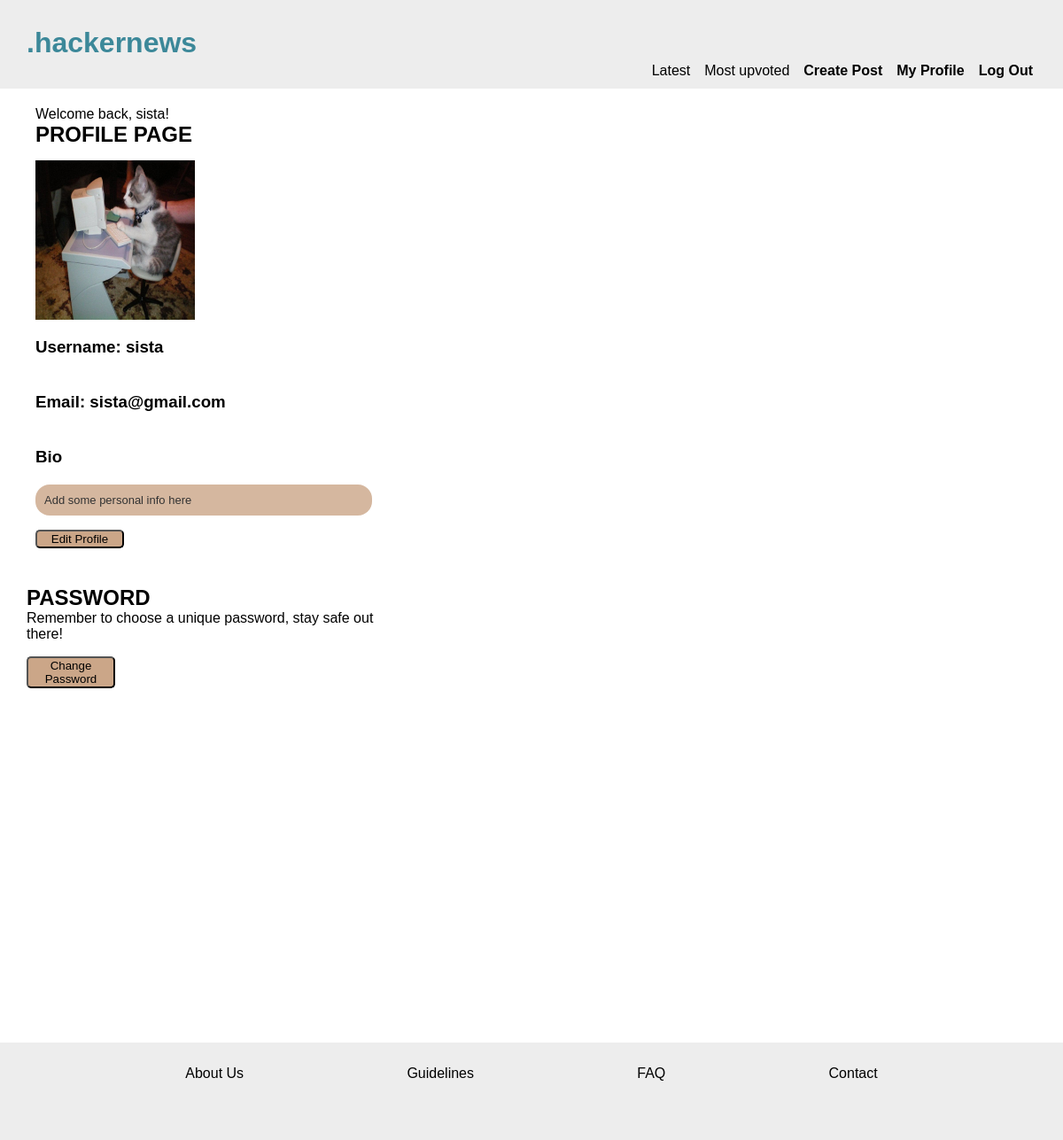
Page /profile.php (signed in) on the earlier database version.
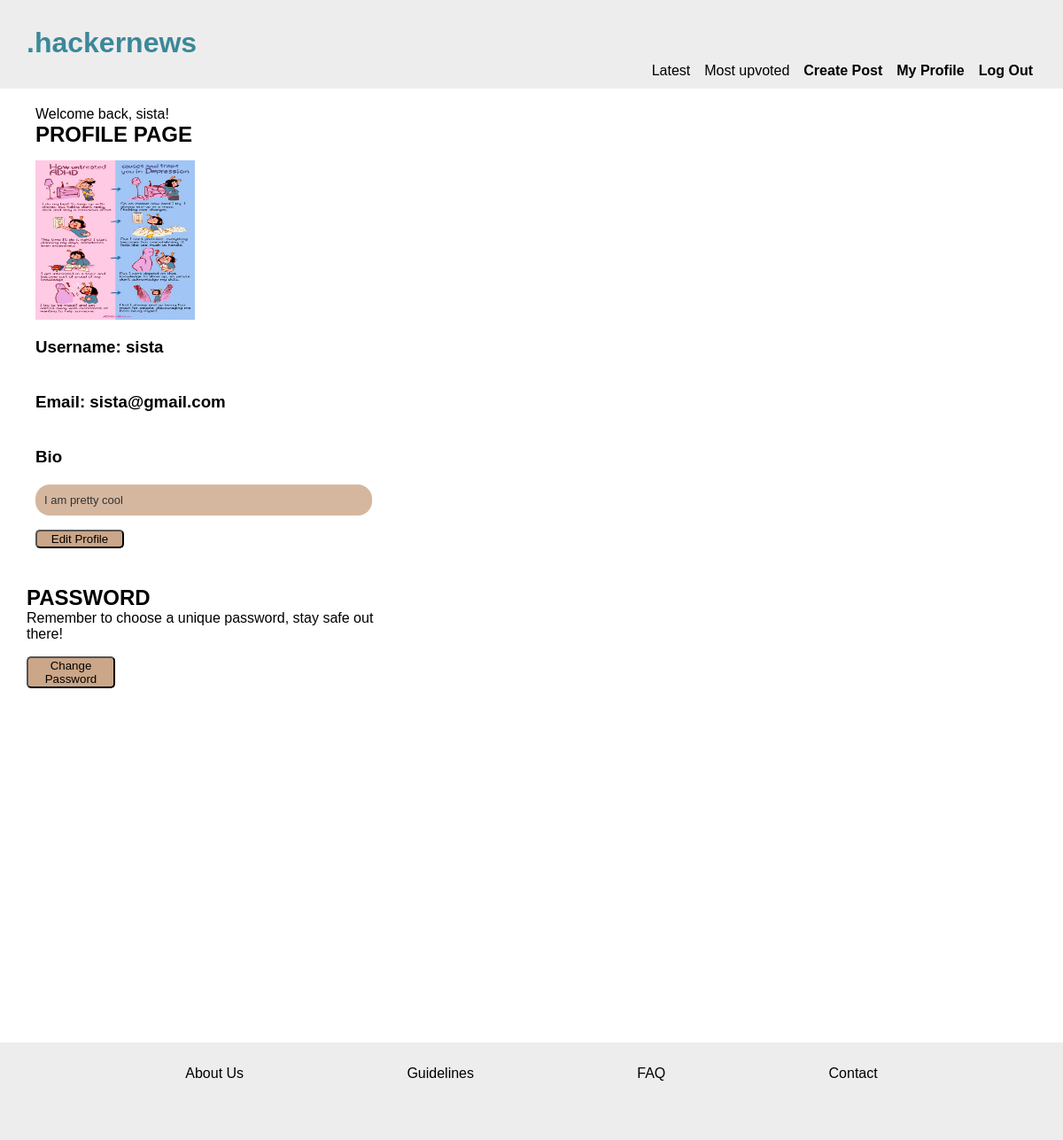
Same page on the later database version.
### tables this page shows
CREATE TABLE users
(id INTEGER PRIMARY KEY,
username VARCHAR,
name VARCHAR,
email VARCHAR,
pwd VARCHAR, bio varchar, profileimg VARCHAR);

### app/functions.php (called while the page is built, shortened)
<?php
function getUserById(PDO $pdo, int $id)
{
    $statement = $pdo->prepare('SELECT * FROM users WHERE id = :id');
    $statement->bindParam(':id', $id, PDO::PARAM_INT);
    $statement->execute();
    $user = $statement->fetch(PDO::FETCH_ASSOC);
    return $user;
}
function profileImgExists(string $imgUpload)
{
    return $imgUpload;
}

### profile.php (the view, shortened to what this page needs)
<?php
require __DIR__ . '/app/autoload.php';
require __DIR__ . '/views/header.php';
$id = (int)$_SESSION['user']['id'];
$user = getUserById($pdo, $id);
$profileImg = $user['profileimg'];
$imgUpload = __DIR__ . '/app/profile/uploads/' . $profileImg;
?>
<main class="profileMain">
    <section class="profile-container">
        <p><?php if (isset($_SESSION['msg'])) {
                echo $_SESSION['msg'];
            }; ?></p>
        <h2>PROFILE PAGE</h2>
        <?php if (profileImgExists($imgUpload)) : ?>
            <img src="/app/profile/uploads/<?= $profileImg ?>" alt="profile image">
        <?php else : ?>
            <img src="/app/profile/uploads/defaultprofile.jpg" alt="avatar">
        <?php endif; ?>
        <h3>Username: <?= $user['username']; ?> </h3>
        <h3>Email: <?= $user['email']; ?></h3>
        <h3>Bio </h3>
        <div class="bioBox"><?= $user['bio']; ?> </div>
        <form action="/editProfile.php">
            <button type="submit">Edit Profile</button>
        </form>
    </section>
    <section class="pwdSection">
        <h2>PASSWORD</h2>
        <p>Remember to choose a unique password, stay safe out there!</p>
        <form action="/editProfile.php">
            <button type="submit">Change Password</button>
        </form>
    </section>
</main>
<?php require __DIR__ . '/views/footer.php'; ?>

Differences in the rows shown:
changed users "sista": profileimg: picture added in place of a placeholder; bio "Add some personal info here" → "I am pretty cool"
